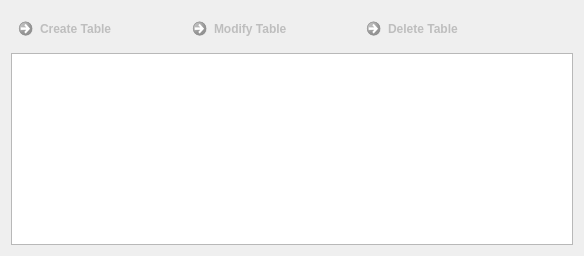
      <widget class="QWidget" name="gridTabWidgetPage1_2">
       <attribute name="title">
        <string>Tables</string>
       </attribute>
       <layout class="QGridLayout" name="gridLayout_7">
        <item row="0" column="3">
         <spacer name="horizontalSpacer_5">
          <property name="orientation">
           <enum>Qt::Horizontal</enum>
          </property>
          <property name="sizeHint" stdset="0">
           <size>
            <width>40</width>
            <height>20</height>
           </size>
          </property>
         </spacer>
        </item>
        <item row="0" column="1">
         <widget class="QCommandLinkButton" name="commandLinkButton_4">
          <property name="enabled">
           <bool>false</bool>
          </property>
          <property name="text">
           <string>Modify Table</string>
          </property>
          <property name="icon">
           <iconset>
            <normaloff>Lib/pyqt_sqlite/ui/icons/lc_dbtableedit.png</normaloff>Lib/pyqt_sqlite/ui/icons/lc_dbtableedit.png</iconset>
          </property>
         </widget>
        </item>
        <item row="0" column="2">
         <widget class="QCommandLinkButton" name="commandLinkButton_5">
          <property name="enabled">
           <bool>false</bool>
          </property>
          <property name="text">
           <string>Delete Table</string>
          </property>
          <property name="icon">
           <iconset>
            <normaloff>Lib/pyqt_sqlite/ui/icons/lc_dbtabledelete.png</normaloff>Lib/pyqt_sqlite/ui/icons/lc_dbtabledelete.png</iconset>
          </property>
         </widget>
        </item>
        <item row="0" column="0">
         <widget class="QCommandLinkButton" name="commandLinkButton_6">
          <property name="enabled">
           <bool>false</bool>
          </property>
          <property name="text">
           <string>Create Table</string>
          </property>
          <property name="icon">
           <iconset>
            <normaloff>Lib/pyqt_sqlite/ui/icons/lc_dbnewtable.png</normaloff>Lib/pyqt_sqlite/ui/icons/lc_dbnewtable.png</iconset>
          </property>
         </widget>
        </item>
        <item row="2" column="0" colspan="4">
         <widget class="QTreeView" name="treeView_2"/>
        </item>
       </layout>
      </widget>
